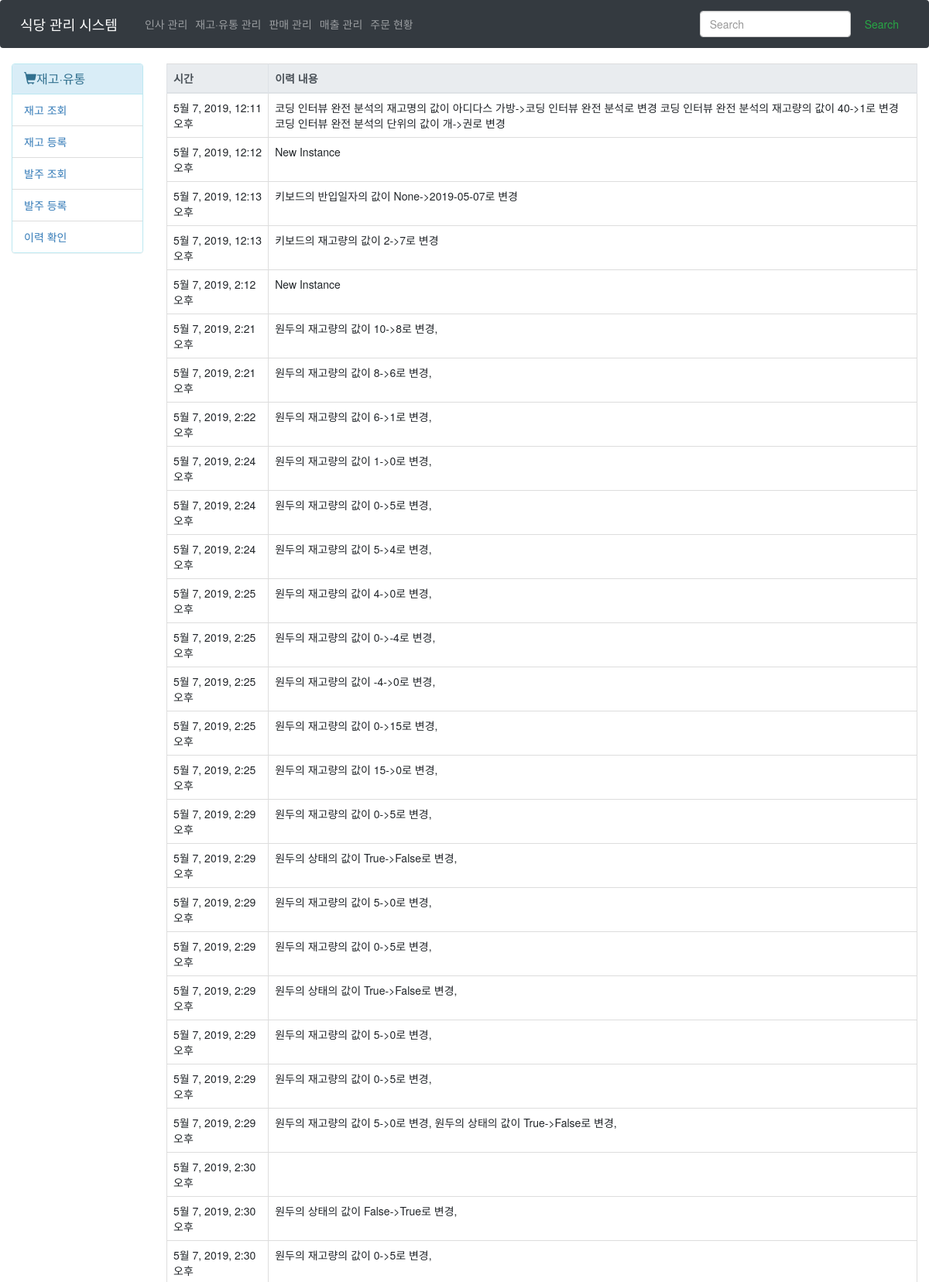
Screenshot of /Stock/History/ (upper part) with the database file from the repository.
### Main/models.py (models this page shows)
class Stocklog(models.Model):
    sl_log = models.CharField(max_length=100, verbose_name="변경사항")
    sl_created_at = models.DateTimeField(verbose_name="로그 시간", auto_now=True)

### Main/views.py (the view)
# urls.py: path('Stock/History/', views.getStockHistory, name="getStockHistory"),
def getStockHistory(request):
    return render(request, 'Main/Stock/stock_read_history.html', {
        'historys' : Stocklog.objects.all(),
    })

### Main/templates/Main/Stock/stock_read_history.html
{% extends 'Main/Stock/main.html' %}
{% block content %}
<table class="table table-hover table-bordered">
<thead class="thead thead-light">
    <th>시간</th>
    <th>이력 내용</th>
</thead>
<tbody>
{% for history in historys %}
    <tr>
        <td>{{history.sl_created_at}}</td>
        <td>{{history.sl_log}}</td>
    </tr>
{% endfor %}
</tbody>
</table>
{% endblock %}

### rows the page displays
Stocklog: sl_created_at "5월 7, 2019, 12:11 오후", sl_log "코딩 인터뷰 완전 분석의 재고명의 값이 아디다스 가방->코딩 인터뷰 완전 분석로 변경 코딩 인터뷰 완전 분석의 재고량의 값이 40->1로 변경 코딩 인터뷰 완전 분석의 단위의 값이 개->권로 변경"
Stocklog: sl_created_at "5월 7, 2019, 12:12 오후", sl_log "New Instance"
Stocklog: sl_created_at "5월 7, 2019, 12:13 오후", sl_log "키보드의 반입일자의 값이 None->2019-05-07로 변경"
Stocklog: sl_created_at "5월 7, 2019, 12:13 오후", sl_log "키보드의 재고량의 값이 2->7로 변경"
Stocklog: sl_created_at "5월 7, 2019, 2:12 오후", sl_log "New Instance"
Stocklog: sl_created_at "5월 7, 2019, 2:21 오후", sl_log "원두의 재고량의 값이 10->8로 변경,"
Stocklog: sl_created_at "5월 7, 2019, 2:21 오후", sl_log "원두의 재고량의 값이 8->6로 변경,"
Stocklog: sl_created_at "5월 7, 2019, 2:22 오후", sl_log "원두의 재고량의 값이 6->1로 변경,"
Stocklog: sl_created_at "5월 7, 2019, 2:24 오후", sl_log "원두의 재고량의 값이 1->0로 변경,"
Stocklog: sl_created_at "5월 7, 2019, 2:24 오후", sl_log "원두의 재고량의 값이 0->5로 변경,"
Stocklog: sl_created_at "5월 7, 2019, 2:24 오후", sl_log "원두의 재고량의 값이 5->4로 변경,"
Stocklog: sl_created_at "5월 7, 2019, 2:25 오후", sl_log "원두의 재고량의 값이 4->0로 변경,"
Stocklog: sl_created_at "5월 7, 2019, 2:25 오후", sl_log "원두의 재고량의 값이 0->-4로 변경,"
Stocklog: sl_created_at "5월 7, 2019, 2:25 오후", sl_log "원두의 재고량의 값이 -4->0로 변경,"
Stocklog: sl_created_at "5월 7, 2019, 2:25 오후", sl_log "원두의 재고량의 값이 0->15로 변경,"
Stocklog: sl_created_at "5월 7, 2019, 2:25 오후", sl_log "원두의 재고량의 값이 15->0로 변경,"
Stocklog: sl_created_at "5월 7, 2019, 2:29 오후", sl_log "원두의 재고량의 값이 0->5로 변경,"
Stocklog: sl_created_at "5월 7, 2019, 2:29 오후", sl_log "원두의 상태의 값이 True->False로 변경,"
Stocklog: sl_created_at "5월 7, 2019, 2:29 오후", sl_log "원두의 재고량의 값이 5->0로 변경,"
Stocklog: sl_created_at "5월 7, 2019, 2:29 오후", sl_log "원두의 재고량의 값이 0->5로 변경,"
Stocklog: sl_created_at "5월 7, 2019, 2:29 오후", sl_log "원두의 상태의 값이 True->False로 변경,"
Stocklog: sl_created_at "5월 7, 2019, 2:29 오후", sl_log "원두의 재고량의 값이 5->0로 변경,"
Stocklog: sl_created_at "5월 7, 2019, 2:29 오후", sl_log "원두의 재고량의 값이 0->5로 변경,"
Stocklog: sl_created_at "5월 7, 2019, 2:29 오후", sl_log "원두의 재고량의 값이 5->0로 변경, 원두의 상태의 값이 True->False로 변경,"
Stocklog: sl_created_at "5월 7, 2019, 2:30 오후"
Stocklog: sl_created_at "5월 7, 2019, 2:30 오후", sl_log "원두의 상태의 값이 False->True로 변경,"
Stocklog: sl_created_at "5월 7, 2019, 2:30 오후", sl_log "원두의 재고량의 값이 0->5로 변경,"
